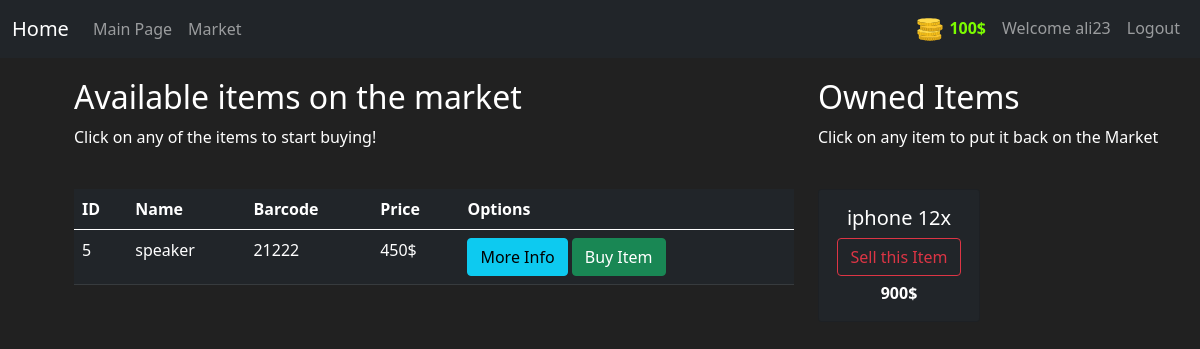
The page /market (signed in) on the database its author committed.
### market/models.py (models this page shows, shortened)
class User(db.Model, UserMixin):
    __tablename__ = 'user'
    id = db.Column(db.Integer, primary_key=True)
    username = db.Column(db.String(length=30), nullable=False, unique=True)
    email = db.Column(db.String(length=50), nullable=False, unique=True)
    password = db.Column(db.String(60), nullable=False)
    budget = db.Column(db.Integer, nullable=False, default = 1000)
    items = db.relationship('Item', backref = 'owned_user', lazy=True)
    @property
    def prettier_budget(self):
        if len(str(self.budget)) >= 4:
            return f'{str(self.budget)[:-3]},{str(self.budget)[-3:]}$'
        else:
            return f'{self.budget}$'

class Item(db.Model):
    __tablename__ = 'item'
    id = db.Column(db.Integer, primary_key=True)
    name = db.Column(db.String(length=30), nullable=False, unique=True)
    price = db.Column(db.Integer(), nullable=False)
    barcode = db.Column(db.String(length=12), nullable=False, unique=True)
    description = db.Column(db.String(length=1024), nullable=False, unique=True)
    owner = db.Column(db.Integer, db.ForeignKey('user.id'))

### market/routes.py (the view, shortened to what this page needs)
@app.route('/market', methods = ['GET', 'POST'])
@login_required
def market_page():
    purchase_form = PurchaseForm()
    sell_form = SellForm()
    if request.method == 'GET':
        items = Item.query.filter_by(owner = None)
        owned_items = Item.query.filter_by(owner = current_user.id)
        return render_template('market.html', items = items, purchase_form = purchase_form,
                owned_items = owned_items, sell_form = sell_form)

### market/models.py (called while the page is built)
@login_manager.user_loader
def load_user(user_id):
    return User.query.get(int(user_id))

### market/templates/market.html (shortened to what this page needs)
{% extends "base.html" %}
{% block content %}
<div class="row" style="margin-top: 20px; margin-left: 20px;">
   <div class="col-8">
        <h2>Available items on the market</h2>
        <p>Click on any of the items to start buying!</p>
        <br>
        <table class="table table-hover table-dark">
         <thead>
            <tr>
               <th scope="col">ID</th>
               <th scope="col">Name</th>
               <th scope="col">Barcode</th>
               <th scope="col">Price</th>
               <th scope="col">Options</th>
            </tr>
         </thead>
         <tbody>
            {% for item in items %}
            <tr>
               <td>{{ item.id }}</td>
               <td>{{ item.name }}</td>
               <td>{{ item.barcode }}</td>
               <td>{{ item.price }}$</td>
               <td>
                  <button class="btn btn-outline btn-info" data-toggle="modal" data-target="#exampleModal-{{ item.id }}">More Info</button>
                  <button class="btn btn-outline btn-success" data-toggle="modal" data-target="#purchaseConfirm-{{ item.id }}">Buy Item</button>
               </td>
            </tr>
            {% endfor %}
         </tbody>
      </table>
   </div>
   <div class="col-4">
    <h2>Owned Items</h2>
    <p>Click on any item to put it back on the Market</p>
    <br>
    <div class="row">
       {% for owned_item in owned_items %}
         <div class="col-md-6">
            <div style="margin-bottom: 5px;" class="card text-center bg-dark">
               <div class="card-body">
                  <h5 class="card-title">{{ owned_item.name }}</h5>
                  <button type="button" class="btn btn-outline-danger" style="margin-bottom: 5px;"
                           data-toggle="modal" data-target="#sellConfirm-{{ owned_item.id }}">
                           Sell this Item
                  </button>
                  <p class="card-text"><strong>{{ owned_item.price }}$</strong></p>
               </div>
            </div>
         </div>
       {% endfor %}
    </div>
   </div>
</div>
{% endblock %}

### market/templates/base.html (shortened to what this page needs)
<!doctype html>
<head>
   <link href="https://cdn.jsdelivr.net/npm/bootstrap@5.0.0-beta1/dist/css/bootstrap.min.css" rel="stylesheet">
   <link rel="stylesheet" href="https://cdnjs.cloudflare.com/ajax/libs/font-awesome/4.7.0/css/font-awesome.min.css">
</head>
<body>
   <nav class="navbar navbar-expand-lg navbar-dark bg-dark">
      <div class="container-fluid">
         <a class="navbar-brand" href="{{ url_for('home') }}">Home</a>
         <div class="collapse navbar-collapse" id="myNav">
            <ul class="navbar-nav me-auto mb-2 mb-lg-0">
               <li class="nav-item"><a class="nav-link" href="#">Main Page</a></li>
               <li class="nav-item"><a class="nav-link" href="{{ url_for('market_page') }}">Market</a></li>
            </ul>
            {% if current_user.is_authenticated %}
            <ul class="navbar-nav">
               <li class="nav-item">
                  <a class="nav-link" style="color: lawngreen; font-weight: bold;">
                  <img src="../static/img/coins.svg" width="30" height="25" alt="my image" />
                  {{ current_user.prettier_budget }}
                  </a>
               </li>
               <li class="nav-item">
                  <a class="nav-link">Welcome {{ current_user.username }}</a>
               </li>
               <li class="nav-item">
                  <a class="nav-link" href="{{ url_for('logout_page') }}">Logout</a>
               </li>
            </ul>
            {% endif %}
         </div>
      </div>
   </nav>
   <main role="main" class="container">
      <div class="row">
            {% block content %}{% endblock %}
      </div>
   </main>
</body>
</html>

### market/templates/base.html (style rules this page uses)
body { background-color: #212121; color: white; }

### rows shown on the page
User: prettier_budget "100$", username "ali23"
Item: id "5", name "speaker", barcode "21222", price "450"
Item: name "iphone 12x", price "900"
